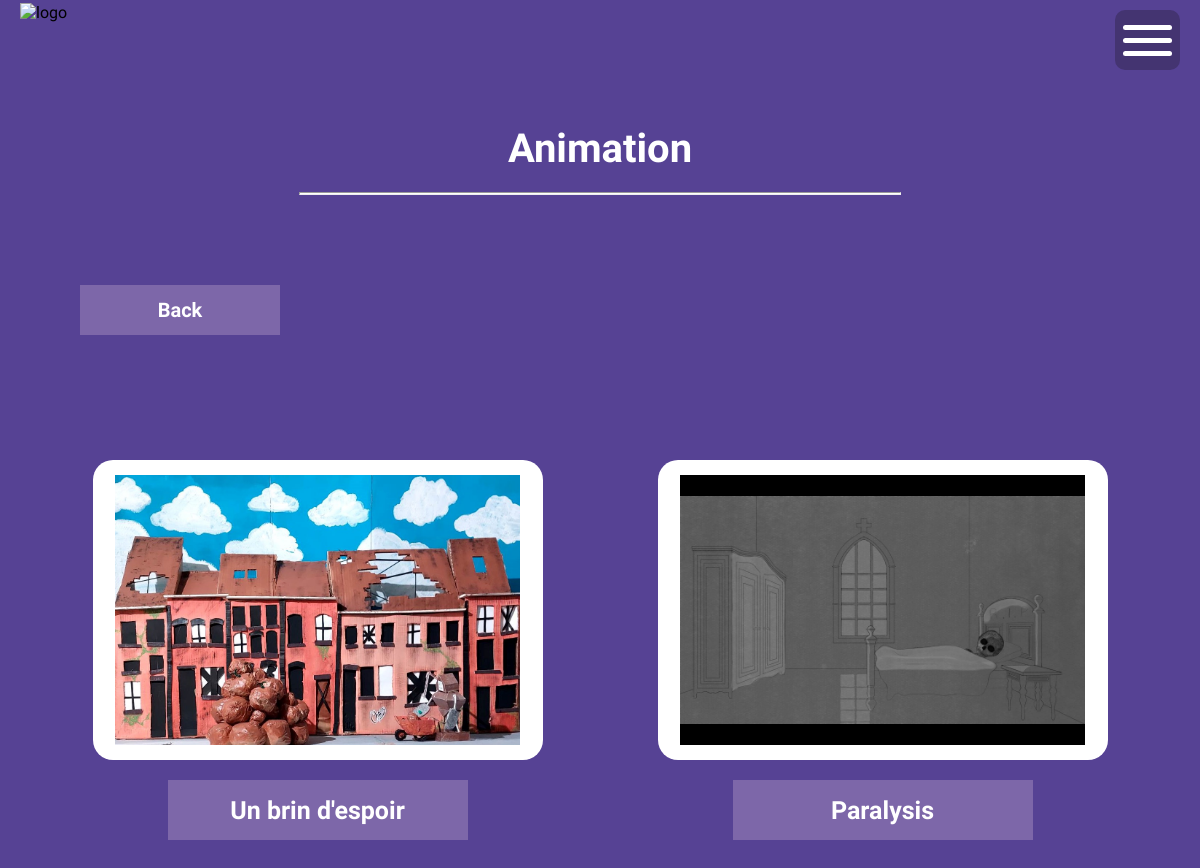
Screenshot of /animation.php with the database file from the repository.
### tables this page shows
CREATE TABLE IF NOT EXISTS `animation` (
  `id` int NOT NULL AUTO_INCREMENT,
  `nom` varchar(255) NOT NULL,
  `fichier` varchar(255) NOT NULL,
  `video` varchar(255) NOT NULL,
  `description` text NOT NULL,
  `date` date NOT NULL,
  PRIMARY KEY (`id`)
);

### animation.php (the view, shortened to what this page needs)
<?php
    require "connexion.php";
?>
<!DOCTYPE html>
<html lang="en">
<head>
    <link rel="stylesheet" href="style.css">
</head>
<body>
    <div class="slide slideworks">
        <nav>
            <div id="logo"><img src="home/logo" alt="logo"></div>
            <div id="menuburger">
                <div id="menu">
                    <div class="ligne" id="l1"></div>
                    <div class="ligne" id="l2"></div>
                    <div class="ligne" id="l3"></div>
                </div>
            </div>
        </nav>
        <div class="contenttitre">
            <div class="btnback2">
                <div class="btnback"><a href="index.php#works">Back</a></div>
            </div>
            <div class="titre">
                <h1>Animation</h1>
                <hr>
            </div>
        </div>
        <div class="contentworks2">
            <div class="contentworks">
            <?php
                $req = $bdd->query("SELECT * FROM animation ORDER BY id ASC");
                while($don = $req->fetch())
                {
                    echo "<div class='pc'>";
                        echo "<div class='ecran'>";
                            echo "<div class='pcimg'>";
                                echo "<img src='images/".$don['fichier']."' class='img' />";
                            echo "</div>";
                        echo "</div>";
                        echo "<div class='btnpc2'>";
                        echo "<div class='btnpc'>";
                        echo "<a href='showanim.php?id=".$don['id']."' class='btn btn-primary'>".$don['nom']."</a>";
                        echo "</div>";
                        echo "</div>";
                    echo "</div>";
                }
            ?>
            </div>
        </div>
</body>
</html>

### style.css (style rules this page uses)
* { margin: 0; padding: 0; }
html,body { height: 100%; font-family: "Rajdhani", sans-serif; scroll-behavior: smooth; }
.slide { min-height: 100vh; overflow: hidden; }
#logo { width: 85px; height: 100%; padding-top: 5px; }
#logo img { width: 100%; }
nav { background-color: #443471; height: 80px; width: 100%; display: flex; justify-content: space-around; overflow: hidden; position: fixed; align-items: center; z-index: 200; }
#menuburger { justify-content: center; align-items: center; width: 65px; height: 60px; background-color: #443471; cursor: pointer; z-index: 100; border-radius: 10px; display: none; overflow: hidden; }
#menu { margin: 5px; width: 100%; height: 65%; display: flex; flex-direction: column; justify-content: space-around; align-items: center; }
.ligne { width: 90%; height: 5px; background-color: rgb(255, 255, 255); border-radius: 20px; transition: all 1s; }
hr { width: 50%; background-color: white; height: 1px; margin-top: 20px; }
.contentworks { width: 90%; grid-template-columns: repeat(3,1fr); display: grid; margin-top: 80px; margin-bottom: 80px; gap: 50px; transition: all 1s; overflow: hidden; }
.pc { display: flex; flex-direction: column; align-items: center; }
.ecran { width: 560px; height: 350px; background-color: white; display: flex; justify-content: center; align-items: center; overflow: hidden; transition: all 1s; }
.pcimg { width: 90%; height: 90%; background-color: rgb(0, 0, 0); background-position: center center; background-size: contain; background-repeat: no-repeat; overflow: hidden; display: flex; justify-content: center; align-items: center; }
.ecran div img { width: 100%; }
.btnpc2 { background-color: #ffd2f7; width: 300px; height: 60px; margin-top: 20px; }
.btnpc { background-color:#7D67A9; width: 300px; height: 60px; display: flex; justify-content: center; align-items: center; transition: all 1s; }
.btnpc a { font-weight: 600; font-size: 25px; text-decoration: none; color: white; }
.slideworks { background-color: #564294; }
.contenttitre { display: flex; width: 100%; height: 300px; margin-top: 80px; align-items: center; transition: all 1s; }
.btnback { width: 200px; height: 50px; display: flex; align-items: center; justify-content: center; background-color: #7D67A9; transition: all 1s; z-index: 1; }
.btnback2 { width: 200px; height: 50px; background-color:#ffd2f7; z-index: 1; margin-left: 80px; }
.btnback a { color: white; font-size: 20px; text-decoration: none; font-weight: 700; transition: all 1s; z-index: 2; }
.titre { width: 100%; display: flex; justify-content: center; align-items: center; position: absolute; color: white; flex-direction: column; }
.titre h1 { font-size: 40px; }
.contentworks2 { width: 100%; display: flex; justify-content: center; }
@media all and (max-width: 3840px) { .ecran { width: 500px; height: 300px; } }
@media all and (max-width: 2240px) { .ecran { width: 500px; height: 300px; } }
@media all and (max-width: 1990px) { .ecran { width: 500px; height: 300px; } }
@media all and (max-width: 1920px) { .ecran { width: 500px; height: 300px; } }
@media all and (max-width: 1780px) { .contentworks { grid-template-columns: repeat(2,1fr); } }
@media all and (max-width: 1780px) { .ecran { width: 550px; height: 350px; } }
@media all and (max-width: 1500px) { nav { background-color: #4400ff00; justify-content: space-between; transition: all 1s; } }
@media all and (max-width: 1500px) { #logo { margin: 20px; } }
@media all and (max-width: 1500px) { #menuburger { display: flex; margin: 20px; } }
@media all and (max-width: 1500px) { .ecran { width: 560px; height: 350px; border-radius: 20px; } }
@media all and (max-width: 1300px) { .ecran { width: 500px; height: 300px; } }
@media all and (max-width: 1200px) { .ecran { width: 450px; height: 300px; border-radius: 20px; } }
@media all and (max-width: 1200px) { .contenttitre { justify-content: space-around; flex-direction: column-reverse; } }
@media all and (max-width: 1200px) { .btnback2 { align-self: flex-start; } }
@media all and (max-width: 1200px) { .titre { position: relative; } }

### rows the page displays
animation: fichier (picture), nom "Un brin d'espoir"
animation: fichier (picture), nom "Paralysis"
